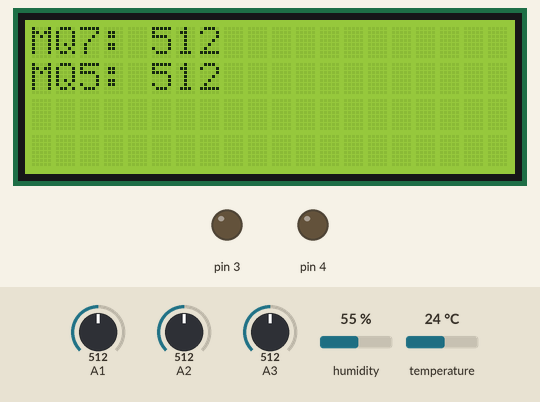
A sketch run on a simulated Arduino Uno, built with avr-gcc and run on an emulated ATmega328P. Shown: 20×4 character LCD, output pins drawn as LEDs (lit = HIGH). The test bench sets the inputs (shaded band); at power-on: humidity 55 %, A1 = 512, A2 = 512, A3 = 512, temperature 24 °C.

Above: at 6.2 s.
6.3 s: humidity set to 78 %
At 12.1 s:
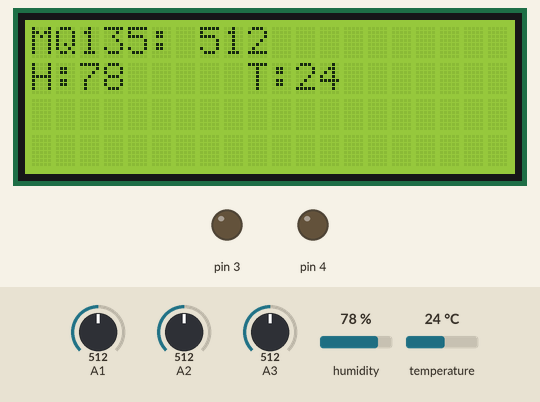
14.6 s: humidity set to 81 %
At 17.7 s:
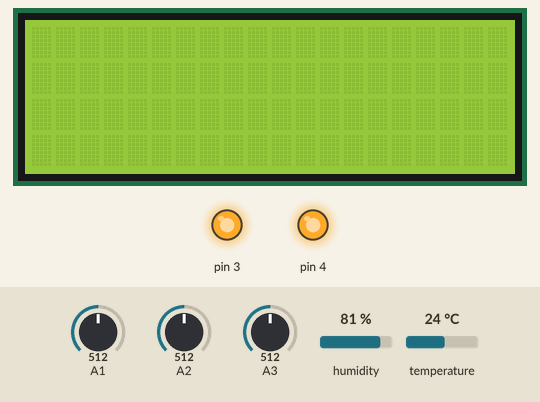
23.7 s: A1 set to 710
At 28.6 s:
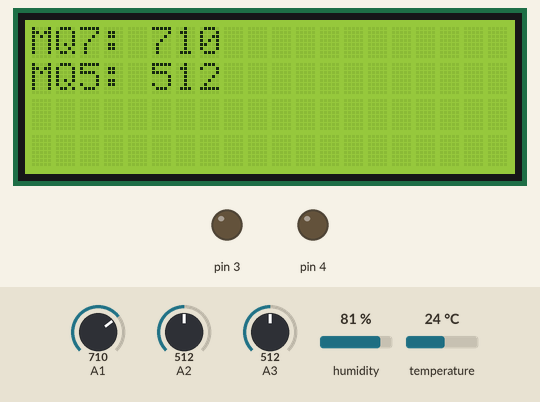
31.7 s: A2 set to 710
At 36.6 s:
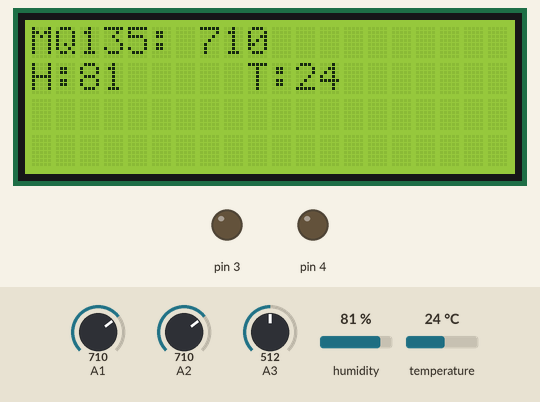
38.8 s: A3 set to 710
At 43.8 s:
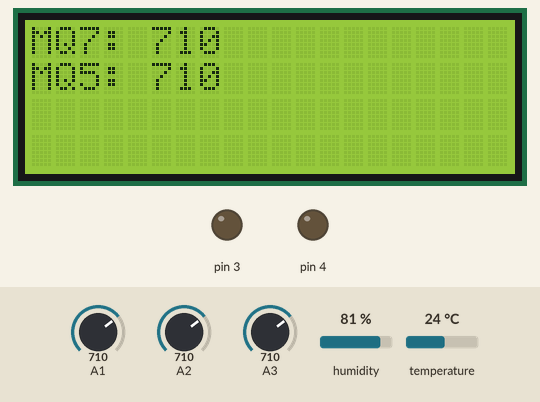
46.8 s: temperature set to 12 °C
At 51.8 s:
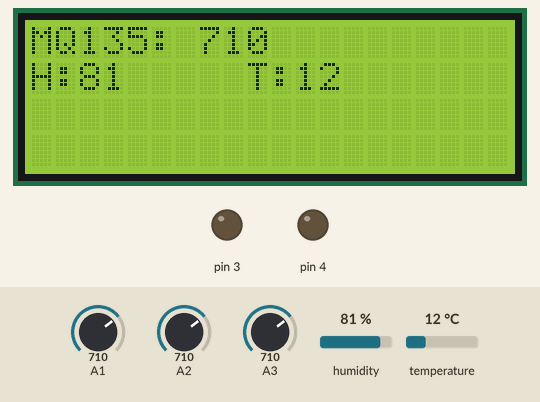
Timing chart, 0 to 54.9 s (numbered marks = the images above; inputs shaded):
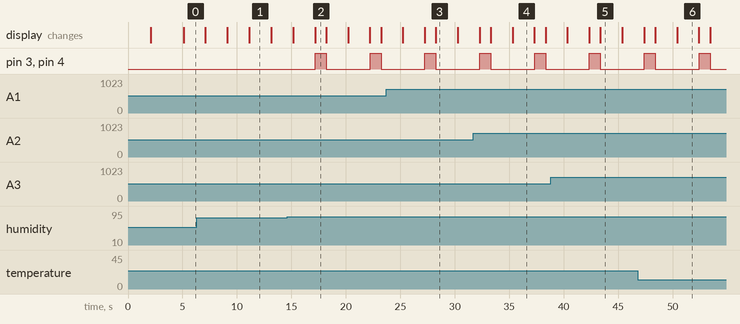

Measured:
- the behaviour switches between 79 and 80 % on humidity (found by bisection; images 1 and 2)
- after the input at 14.6 s, pin 3, pin 4: alternates HIGH for 1.0 s and LOW for 4.0 s, starting after 2.6 s
- what the display in image 1 shows lasts 2.0 s, from 11.1 s to 13.1 s
- what the display in image 2 shows lasts 1.0 s, from 17.2 s to 18.2 s

The sketch:

Sensor_Monitoring_System_with_Alert.ino
```cpp
/*
  Author: Vikrant_Gupta
  Email: vikrantgupta95@gmail.com
  LinkedIn: https://www.linkedin.com/in/vikrantgupta95/
  Instagram: https://www.instagram.com/crazyvikku/
  GitHub: https://github.com/vikrantgupta95

  Description:
  This code reads data from various sensors including DHT11, MQ7, MQ135, and MQ5, and displays the sensor
  readings on a 20x4 LiquidCrystal display. If any of the sensor readings exceed predefined thresholds,
  it activates an LED and a buzzer as an alert. The LCD also displays humidity and temperature readings
  from the DHT11 sensor.

  Last updated: [Date]
*/

#include <SoftwareSerial.h>
#include <LiquidCrystal.h>
#include <stdlib.h>
#include <dht.h>

#define dht_dpin A0
int mq135;
int mq7;
int mq5;
int i, j;
dht DHT;

LiquidCrystal lcd(7, 8, 9, 10, 11, 12);

void setup() {
  lcd.begin(20, 4);
  lcd.setCursor(0, 0);
  lcd.print("IOT_Sensors");
  delay(2000);
  lcd.clear();

  lcd.setCursor(0, 0);
  lcd.print("Vasu_Bajpai");
  lcd.setCursor(0, 1);
  lcd.print("Ayush_Pandey");
  delay(3000);
  lcd.clear();

  analogReference(DEFAULT);
  Serial.begin(9600);

  pinMode(4, OUTPUT);
  digitalWrite(4, LOW); // Buzzer
  pinMode(3, OUTPUT);
  digitalWrite(3, LOW); // LED
}

void loop() {
  DHT.read11(dht_dpin);
  i = DHT.humidity;
  j = DHT.temperature;

  mq7 = analogRead(A1);   // MQ7
  mq135 = analogRead(A2); // MQ135
  mq5 = analogRead(A3);   // MQ5

  if (i >= 80 || j >= 40 || mq7 >= 700 || mq135 >= 700 || mq5 >= 700) {
    digitalWrite(3, HIGH); // LED
    digitalWrite(4, HIGH); // Buzzer
    delay(1000);
    digitalWrite(3, LOW);
    digitalWrite(4, LOW);
  }

  lcd.setCursor(0, 0);
  lcd.print("MQ7: ");
  lcd.print(mq7);
  lcd.setCursor(0, 1);
  lcd.print("MQ5: ");
  lcd.print(mq5);
  delay(2000);
  lcd.clear();

  lcd.setCursor(0, 0);
  lcd.print("MQ135: ");
  lcd.print(mq135);
  lcd.setCursor(0, 1);
  lcd.print("H:");
  lcd.print(i);
  lcd.print(" ");
  lcd.setCursor(9, 1);
  lcd.print("T:");
  lcd.print(j);
  lcd.print(" ");
  delay(2000);
  lcd.clear();
}
```
